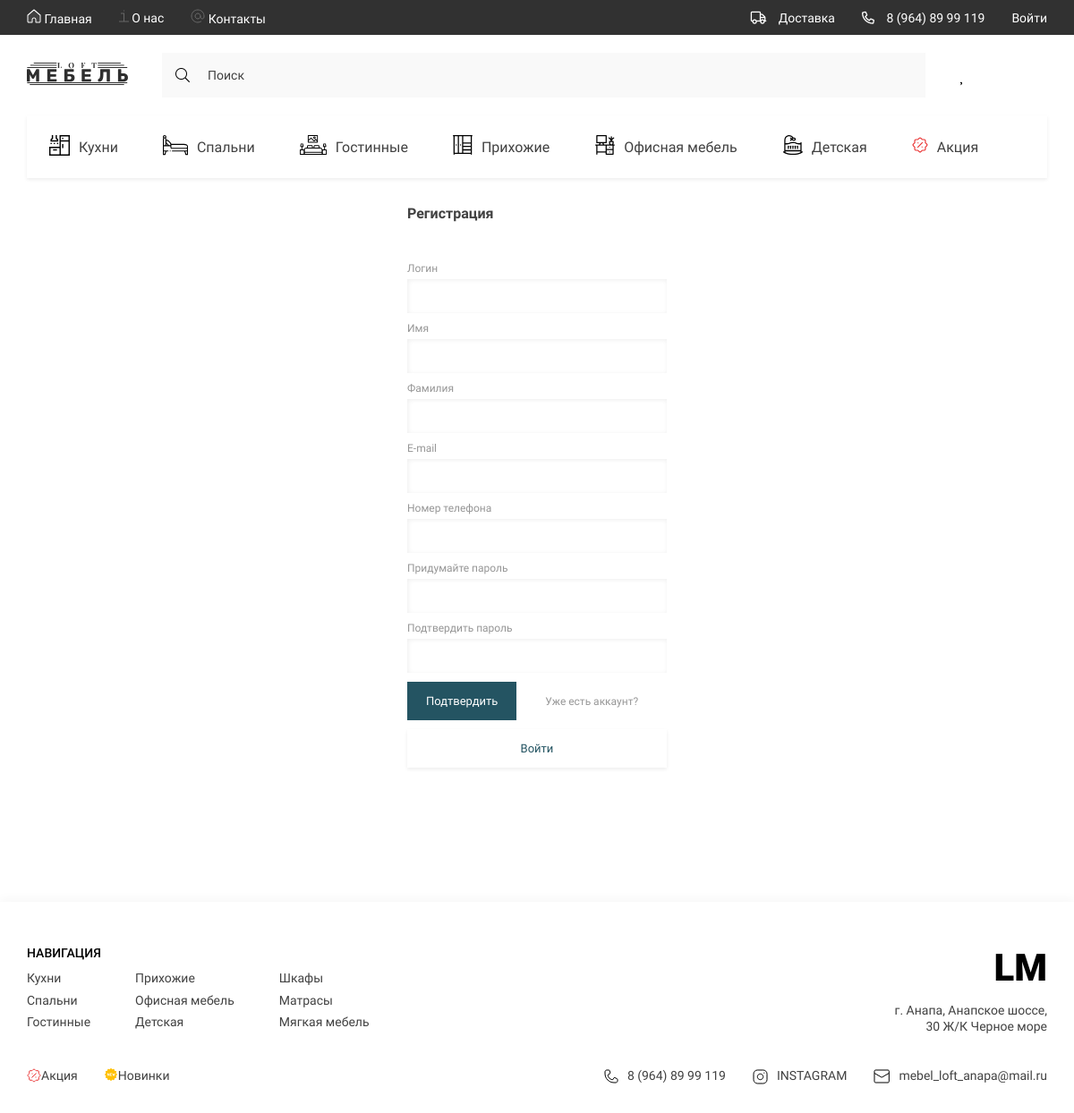
The page /users/register/ on the database its author committed.
### goods/models.py (models this page shows, shortened)
class Category(models.Model):
    title = models.CharField(max_length=150, verbose_name='Название категории')
    parent = models.ForeignKey('self', on_delete=models.CASCADE, related_name='subcategories', blank=True, null=True)
    slug = models.SlugField(unique=True)
    image = models.FileField(upload_to='icons/categories/', verbose_name='Иконка категории', blank=True, null=True)
    def get_absolute_url(self):
        return reverse("goods:catalog", kwargs={"category_slug": self.slug})
    class Meta:
        verbose_name = 'Категорию'
        verbose_name_plural = 'Категории'

### users/views.py (the view, shortened to what this page needs)
# urls.py: path('register/', UserRegistrerView.as_view(), name='register'),
class UserRegistrerView(CreateView):
    template_name = 'users/registration.html'
    form_class = RegisterForm
    success_url = reverse_lazy('users:login')

### users/forms.py
class RegisterForm(UserCreationForm):
    username = forms.CharField()
    first_name = forms.CharField()
    last_name = forms.CharField()
    email = forms.EmailField()
    phone_number = forms.CharField()
    password1 = forms.PasswordInput()
    password2 = forms.PasswordInput()
    class Meta:
        model = User
        fields = ['username','first_name', 'last_name', 'email', 'phone_number','password1', 'password2']

### goods/templatetags/loft_tags.py (called while the page is built)
@register.simple_tag()
def get_categories():
    return Category.objects.filter(parent=None)

### users/templates/users/registration.html (shortened to what this page needs)
{% extends 'base.html' %}
{% block content %}
  <main class="main">
    <div class="registeration">
      <div class="container">
        <div class="registeration__content">
          <form class="registeration__form {% if 'register' in request.path %}active{% endif %}" method="post" action="{% url 'users:register' %}">
            <h2 class="registeration__title products__title">Регистрация</h2>
            <div class="registeration__form-grid">
              <div class="input__title">
                <h2>Логин</h2>
                <input type="username" class="contact__section-input" id="id_username" value="{% if register_form.username.value %}{{ register_form.username.value }}{% endif %}" name="username" required>
              </div>
              <div class="input__title">
                <h2>Имя</h2>
                <input type="first_name" class="contact__section-input" id="id_first_name" value="{% if register_form.first_name.value %}{{ register_form.first_name.value }}{% endif %}" name="first_name">
              </div>
              <div class="input__title">
                <h2>Фамилия</h2>
                <input type="last_name" class="contact__section-input" id="id_last_name" value="{% if register_form.last_name.value %}{{ register_form.last_name.value }}{% endif %}" name="last_name">
              </div>
              <div class="input__title">
                <h2>E-mail</h2>
                <input type="email" class="contact__section-input" id="id_email" value="{% if register_form.email.value %}{{ register_form.email.value }}{% endif %}" name="email" required>
              </div>
              <div class="input__title">
                <h2>Номер телефона</h2>
                <input type="phone_number" class="contact__section-input" id="id_phone_number" value="{% if register_form.phone_number.value %}{{ register_form.phone_number.value }}{% endif %}" name="phone_number">
              </div>
              <div class="input__title">
                <h2>Придумайте пароль</h2>
                <input type="password" class="contact__section-input" id="id_password1" name="password1" required>
              </div>
              <div class="input__title">
                <h2>Подтвердить пароль</h2>
                <input type="password" class="contact__section-input" id="id_password2" name="password2" required>
              </div>
            </div>
            <div class="registeration__btns">
              <button class="btn registeration__btn" type="submit">Подтвердить</button>
              <a href="{% url "users:login" %}" class="registeration__links">Уже есть аккаунт? </a>
            </div>
          <button class="btn registeration__btn-login _revers" type="submit">Войти</button>
          </form>
        </div>
      </div>
    </div>
  </main>
{% endblock %}

### templates/base.html (shortened to what this page needs)
{% load static %}
{% load loft_tags %}
{% load fav_tags %}
<!DOCTYPE html>
<html lang="ru">
<head>
    {% include 'components_base/_styles.html' %}
</head>
<body>
    <nav class="nav">
        <div class="container _nav">
            <div class="nav__content">
                <ul class="nav__list">
                    <li>
                        <a href="{% url "home:index" %}" class="nav__list-links">
                            <img src={% static "base/assets/icons/home.svg" %} alt="home">
                            Главная
                        </a>
                    </li>
                    <li>
                        <a href="{% url "home:about" %}" class="nav__list-links">
                            <img src={% static "base/assets/icons/aboute.svg" %} alt="aboute">
                            О нас
                        </a>
                    </li>
                    <li>
                        <a href="{% url "home:contact" %}" class="nav__list-links">
                            <img src={% static "base/assets/icons/contacts.svg" %} alt="contacts">
                            Контакты
                        </a>
                    </li>
                </ul>
                <ul class="nav__contacts">
                    <li>
                        <a href="{% url 'home:about' %}" class="nav__contacts-links">
                           <i class="far fa-truck"></i>
                           Доставка
                       </a>
                   </li>
                    <li>
                        <a href="tel:89648999119" class="nav__contacts-links">
                            <i class="far fa-phone-alt"></i>
                            8 (964) 89 99 119
                        </a>
                    </li>
                    {% if not request.user.is_authenticated %}
                    <a href="{% url "users:login" %}" class="nav__contacts-links">
                        Войти
                        </a>
                   {% else %}
                   <a href="{% url "users:logout" %}" class="nav__contacts-links">
                    Выход
                    </a>
                   {% endif %}
                </ul>
            </div>
        </div>
    </nav>
    <div class="wrapper">
        <header class="header">
            <div class="container">
                <div class="header__content">
                    <div class="header__bar">
                        <a href="{% url "home:index" %}" class="logo">
                            <img src={% static 'base/assets/icons/LOGO.svg' %} alt="logo">
                        </a>
                        <form class="header__search" action="{% url 'goods:search' %}" method="get">
                            <i class="fal fa-search"></i>
                            <input type="search" class="header__search-txt" placeholder="Поиск" name="q">
                        </form>
                        <ul class="header__list">
                            <li>
                               <a href="{% url "favourites:favourites" %}" class="header__list-item
                            {% if 'favourites' in request.path %}active{% endif %}" id="_heart" >
                                </a>
                            </li>
                            <li>
                                <a href="{% url 'carts:cart' %}" class="header__list-item" id="_bag">
                                </a>
                            </li>
                            <li>
                                <a href="{% url 'users:profile' %}" class="header__list-item" id="_profile">
                                </a>
                            </li>
                        </ul>
                    </div>
                    <ul class="header__list _categories">
                        {% get_categories as categories %}
                        {% for category in categories|slice:":7" %}
                        <li>
                            <a href={{ category.get_absolute_url }} class="header__list-links">
                                <span class="header__list-img">
                                    {% if category.image %}
                                    <img src="{{ category.image.url }}" alt="icons">
                                    {% endif %}
                                </span>
                                {{ category.title }}
                            </a>
                        </li>
                        {% endfor %}
                    </ul>
                </div>
            </div>
        </header>
        {% block content %}
        {% endblock content %}
        {% include "layout/_footer.html" %}
    </div>
</body>
</html>

### templates/layout/_footer.html
{% load static %}
{% load loft_tags %}
<footer class="footer">
    <div class="container">
        <div class="footer__content">
            <div class="footer__navigate">
                <div class="footer__navigate-part">
                    <h2 class="footer__navigate-title">НАВИГАЦИЯ</h2>
                    <div class="footer__navigate-lists">
                        <ul class="footer__navigate-list">
                            {% for category in categories|slice:":3" %}
                            <li><a href="{{ category.get_absolute_url }}" class="footer__navigate-links">{{ category.title }}</a></li>
                            {% endfor %}
                        </ul>
                        <ul class="footer__navigate-list">
                            {% for category in categories|slice:"3:6" %}
                            <li><a href="{{ category.get_absolute_url }}" class="footer__navigate-links">{{ category.title }}</a></li>
                            {% endfor %}
                        </ul>
                        <ul class="footer__navigate-list">
                            {% for category in categories|slice:"8:11" %}
                            <li><a href="{{ category.get_absolute_url }}" class="footer__navigate-links">{{ category.title }}</a></li>
                            {% endfor %}
                        </ul>
                    </div>
                </div>
                <div class="footer__navigate-part _right">
                    <a href="{% url "home:index" %}" class="footer__logo">LM</a>
                    <p class="footer__adress">г. Анапа, Анапское шоссе, 30 Ж/К Черное море</p>
                </div>
            </div>
            <div class="footer__social">
                <ul class="footer__navigate-list _short">
                    {% for category in categories|slice:"6:8" %}
                    <img src={{ category.image.url }} alt="icons"><li><a href="{{ category.get_absolute_url }}" class="footer__navigate-links">{{ category.title }}</a></li>
                    {% endfor %}
                </ul>
                <ul class="footer__social-list">
                    <li>
                        <a href="tel:89648999119" class="footer__social-links">
                            <img src={% static 'base/assets/icons/phone.svg' %} alt="phone">
                            8 (964) 89 99 119
                        </a>
                    </li>
                    <li>
                        <a href="https://www.instagram.com/" target="_blank" class="footer__social-links">
                            <img src={% static 'base/assets/icons/inst.svg' %} alt="insta">
                            INSTAGRAM
                        </a>
                    </li>
                    <li>
                        <a href="mailto:mebel_loft_anapa@mail.ru" target="_blank" class="footer__social-links">
                            <img src={% static 'base/assets/icons/mail.svg' %} alt="mail">
                            mebel_loft_anapa@mail.ru
                        </a>
                    </li>
                </ul>
            </div>
        </div>
    </div>
</footer>

### rows shown on the page
Category: image (picture), title "Кухни"
Category: image (picture), title "Спальни"
Category: image (picture), title "Гостинные"
Category: image (picture), title "Прихожие"
Category: image (picture), title "Офисная мебель"
Category: image (picture), title "Детская"
Category: image (picture), title "Акция"
Category: title "Шкафы"
Category: title "Матрасы"
Category: title "Мягкая мебель"
Category: image (picture), title "Новинки"
